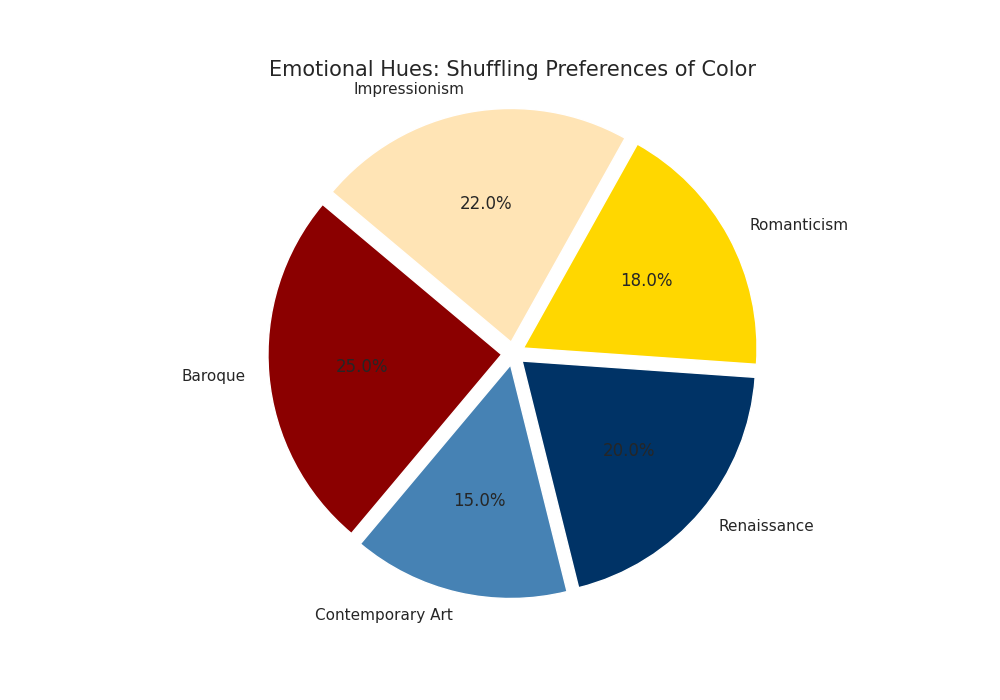

Reproduce this figure in Python.
import matplotlib.pyplot as plt

# Define art movements and their corresponding color usage percentages
art_movements = ['Baroque', 'Contemporary Art', 'Renaissance', 'Romanticism', 'Impressionism']
color_usage = [25, 15, 20, 18, 22]
colors = ['#8B0000', '#4682B4', '#003366', '#FFD700', '#FFE4B5']

# Create a pie chart without stylistic elements
fig, ax = plt.subplots(figsize=(10, 7))
ax.pie(color_usage, labels=art_movements, autopct='%1.1f%%',
       startangle=140, colors=colors, explode=(0.05, 0.05, 0.05, 0.05, 0.05))

# Title without altered look
plt.title("Emotional Hues: Shuffling Preferences of Color", fontsize=15)

# Ensure the pie is drawn as a circle
ax.axis('equal')  

# Display the plot
plt.show()
